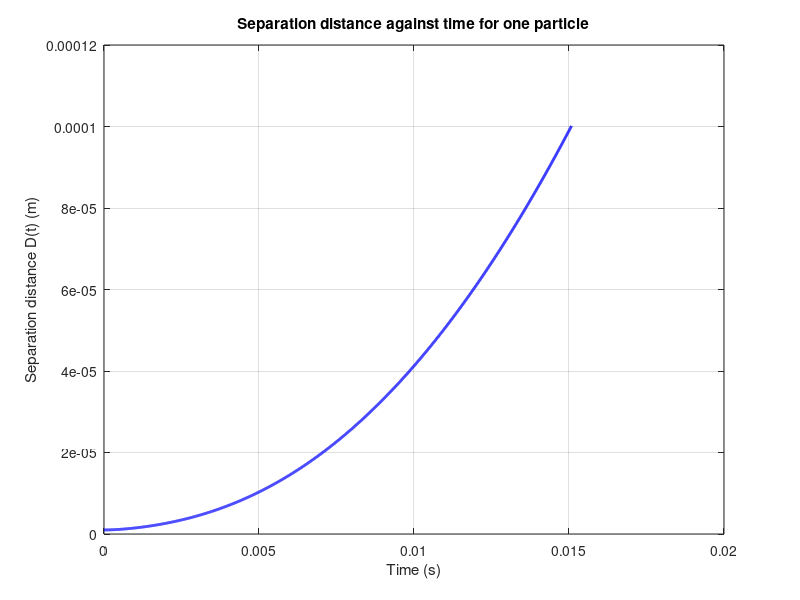

This chart was generated by the following MATLAB code:
function separation_time()
% separation_time - Time for one flavour particle to be removed from a thin
% film of oil
%
% Solves the equation of motion with Euler's method for a single particle
% with a fixed radius and viscosity, then plots the separation distance
% against time.
%
% Inputs: none (all the parameters are set below)
% Outputs: prints the separation time and plots D(t)
%
% Example: separation_time

% Parameters
m = 0.00074;      % Mass of the particle (kg)
F0 = 1e-3;        % Applied force (N)
R = 0.0005;       % Radius of the particle (m)
eta = 0.2;        % Viscosity of the oil (Pa.s)
D0 = 1e-6;        % Initial separation distance (m)
film = 1e-4;      % Thickness of the oil film (m)
h = 1e-5;         % Time step (s)

% Initial conditions
D = D0;           % Separation distance (m)
v = 0;            % Velocity (m/s)
t = 0;            % Time (s)

% Arrays to store the results so they can be plotted
t_values = t;
D_values = D;

% Euler's method, keep going until the particle is out of the film
while D < film
    % Rate of change of velocity from the equation of motion
    dv_dt = (F0 - (6 * pi * eta * R^2 / D) * v) / m;
    % Rate of change of separation distance is just the velocity
    dD_dt = v;

    % Update velocity and separation distance using the old values
    v = v + h * dv_dt;
    D = D + h * dD_dt;
    % Update time
    t = t + h;

    % Store the new values
    t_values(end+1) = t;
    D_values(end+1) = D;
end

% Display the separation time
fprintf('Particle separated from the film at t = %.4f seconds\n', t);

% Plot separation distance against time
figure;
plot(t_values, D_values, 'b-', 'LineWidth', 2);
xlabel('Time (s)');
ylabel('Separation distance D(t) (m)');
title('Separation distance against time for one particle');
grid on;

end
